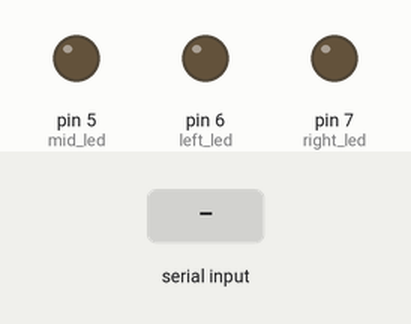
Simulated run of this sketch. Board: Arduino Uno, built with avr-gcc and run on an emulated ATmega328P. Shown: output pins drawn as LEDs (lit = HIGH). The inputs (shaded band) are chosen by the test bench. What the sketch prints to the serial monitor is not drawn.

Above: at 1.2 s.
1.3 s: "0" received over Serial
At 1.9 s:
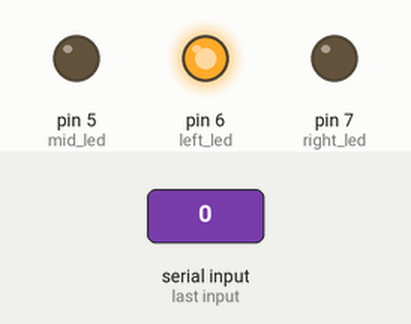
2.8 s: "1" received over Serial
At 4.0 s:
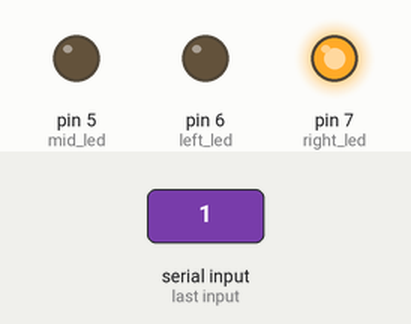
4.3 s: "2" received over Serial
At 5.4 s:
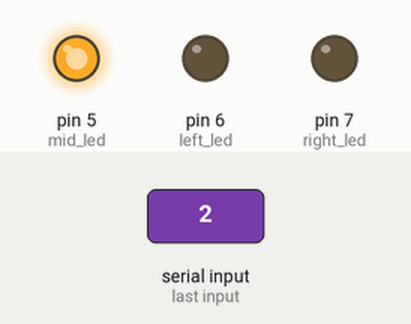
Timing chart, 0 to 7.3 s (numbered marks = the images above; inputs shaded):
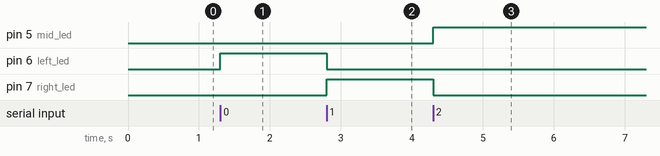

Measured:
- after the input at 1.3 s, pin 6 (left_led): LOW → HIGH at once
- after the input at 2.8 s, pin 6 (left_led): HIGH → LOW at once; pin 7 (right_led): LOW → HIGH at once
- after the input at 4.3 s, pin 5 (mid_led): LOW → HIGH at once; pin 7 (right_led): HIGH → LOW at once

The sketch:

Talha_Cosar.ino
```cpp
#define mid_led 5
#define left_led 6
#define right_led 7

int data;

void setup() {
  Serial.begin(9600);
  pinMode(mid_led, OUTPUT);
  pinMode(left_led, OUTPUT);
  pinMode(right_led, OUTPUT);
  Serial.println("Hello World!");

}

void loop() {

  while(Serial.available())
  {
    data = Serial.read();
  }

  if (data == '0')
  {
    digitalWrite(left_led, HIGH);
    digitalWrite(right_led, LOW);
    digitalWrite(mid_led, LOW);
  }

  else if(data == '1')
  {
    digitalWrite(left_led, LOW);
    digitalWrite(right_led, HIGH);
    digitalWrite(mid_led, LOW);
  }
  else if (data == '2')
  {
    digitalWrite(left_led, LOW);
    digitalWrite(right_led, LOW);
    digitalWrite(mid_led, HIGH);
  }
  else if (data == 3)
  {
    digitalWrite(left_led, LOW);
    digitalWrite(right_led, LOW);
    digitalWrite(mid_led, LOW);
  }

}
```
